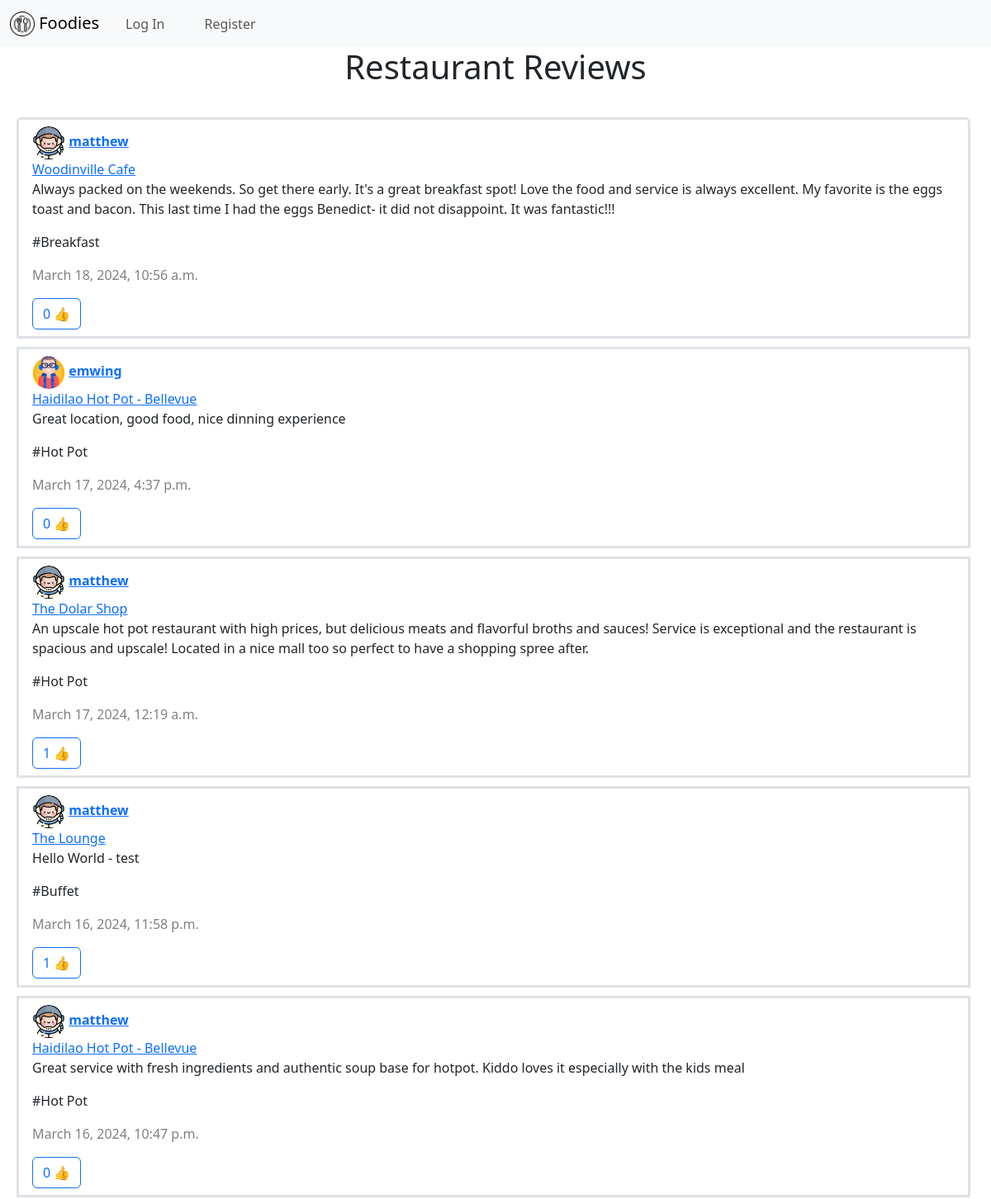
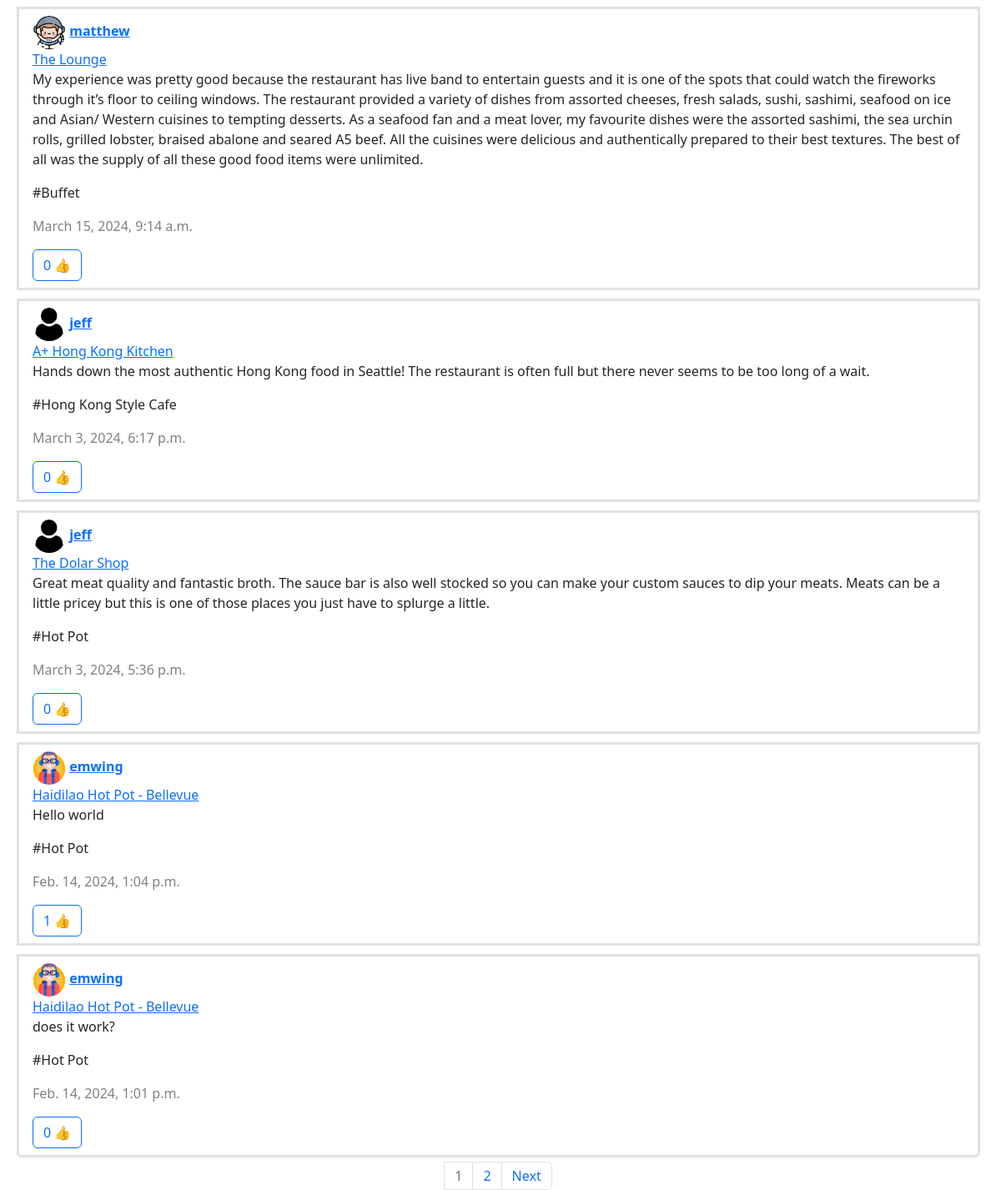
Before: / with the older database file (2 pictures, top to bottom).
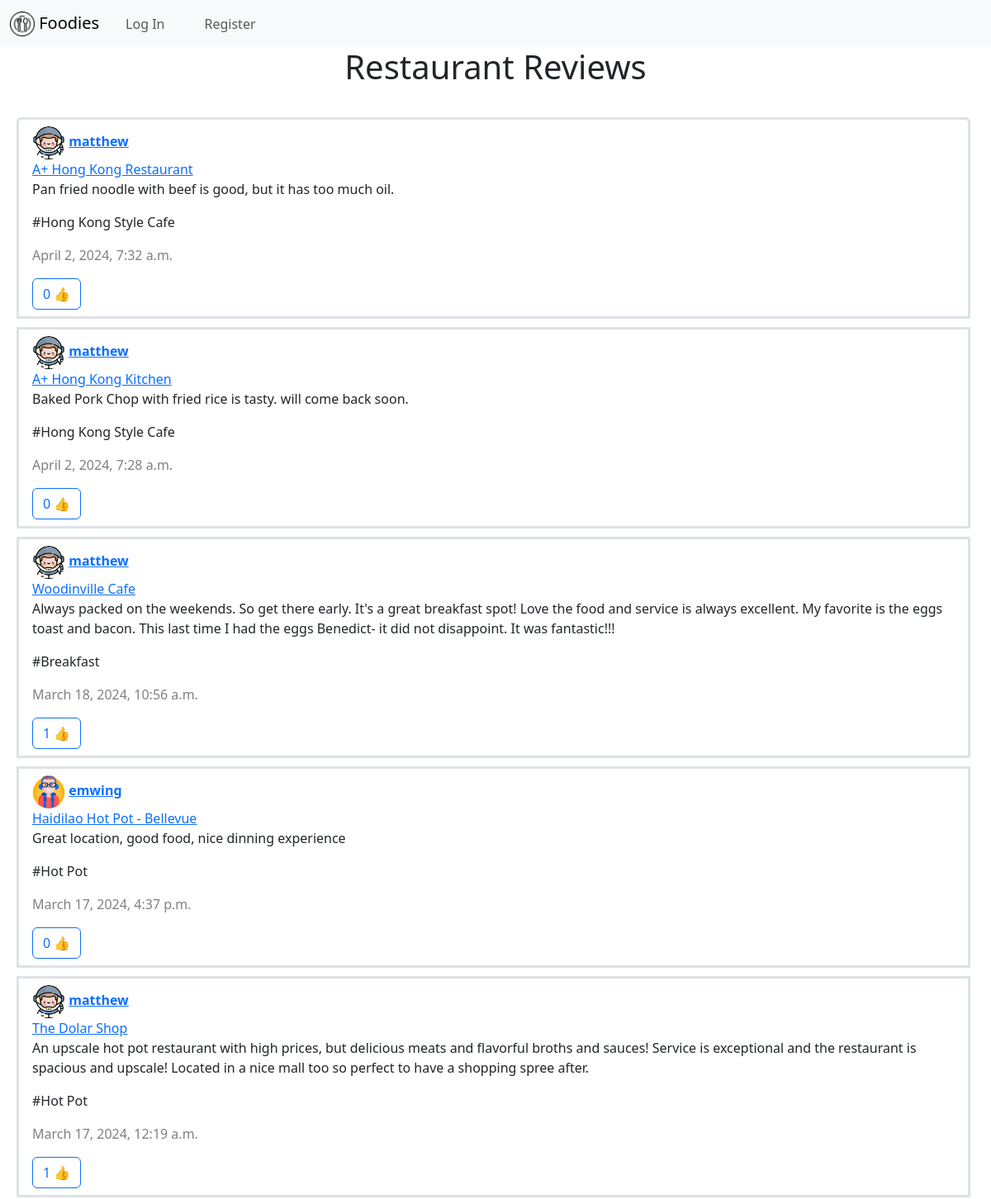
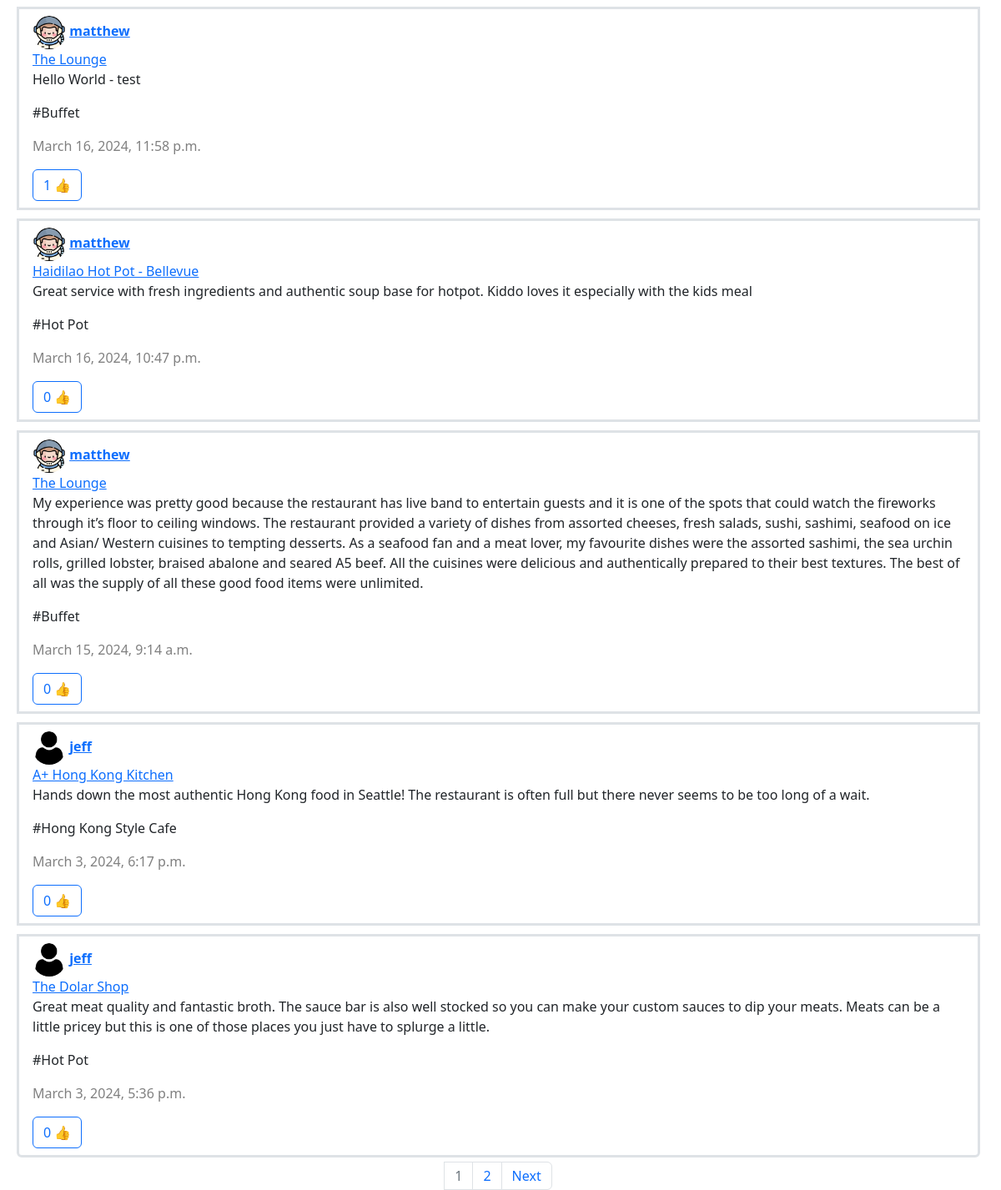
After: the same page with the newer database file (2 pictures, top to bottom).
### restaurant/models.py (models this page shows, shortened)
class Post(models.Model):
    user = models.ForeignKey(User, on_delete=models.CASCADE, related_name="user")
    restaurant = models.ForeignKey(Restaurant, on_delete=models.CASCADE, related_name="restaurant")
    content = models.CharField(max_length=1000)
    timestamp = models.DateTimeField(auto_now_add=True)
    like = models.ManyToManyField(User, blank=True, related_name="likes")

class User(AbstractUser):
    pass

class Profile(models.Model):
    user = models.OneToOneField(User, primary_key=True, on_delete=models.CASCADE)
    name = models.CharField(max_length=200, null=True)
    phone = models.CharField(max_length=200, null=True, blank=True)
    profile_pic = models.ImageField(default="profile.png")
    date_created = models.DateTimeField(auto_now_add=True, null=True)

class Restaurant(models.Model):
    category = models.ForeignKey(Category, on_delete=models.CASCADE, blank=True, null=True, related_name="category")
    name = models.CharField(max_length=200, blank=False)
    address = models.CharField(max_length=200, blank=False)
    owner = models.ForeignKey(User, on_delete=models.CASCADE, blank=True, null=True, related_name="owner")

class Category(models.Model):
    categoryType = models.CharField(max_length=64)

### restaurant/views.py (the view)
# urls.py: path("", views.index, name="index"),
def index(request):
    posts = Post.objects.all().order_by("-id")
    p = Paginator(posts, 10)
    page_number = request.GET.get('page')
    if page_number == None:
        current_page = 1
    else:
        current_page = int(page_number)
    try:
        page_obj = p.get_page(page_number)
    except PageNotAnInteger:
        page_obj = p.page(1)
    except EmptyPage:
        page_obj = p.page(p.num_pages)
    return render(request, "restaurant/index.html", {
        "page_obj": page_obj,
        "current_page": current_page,
    })

### restaurant/templates/restaurant/index.html (shortened to what this page needs)
{% extends "restaurant/layout.html" %}
{% load static %}
{% block body %}
    <h1>Restaurant Reviews</h1>
    <br/>
    <div id="posts-detail-view">
        <ul class="list-group">
            {% for post in page_obj.object_list %}
                <li class="list-group-item border-3" data-id="{{ post.id }}">
                    <img class"profile-pic" id="profile-pic" src="{{ post.user.profile.profile_pic.url }}"/>
                    <a href="{% url 'profile' post.user.id %}"><strong> {{ post.user.profile.name }}</strong></a>
                    <br>
                    <a href="{% url 'restaurantProfile' post.restaurant.id %}"> {{post.restaurant.name }}</a>
                    <p id="post-text"> {{ post.content }} </p>
                    <p id="category"> #{{ post.restaurant.category.categoryType }}</p>
                    <p id="post-timestamp"> {{ post.timestamp }} </p>
                    {% if user in post.like.all %}
                        <button type="button" class="btn btn-outline-danger" id="like"> <span id="number"> {{ post.like.all.count }} </span> &#128077;</button>
                    {% else %}
                        <button type="button" class="btn btn-outline-primary" id="like"> <span id="number"> {{ post.like.all.count }} </span> &#128077;</button>
                    {% endif %}
                </li>
            {% endfor %}
        </ul>
    </div>
    <nav aria-label="Page navigation">
        <ul class="pagination d-flex justify-content-center">
            {% for page_number in page_obj.paginator.page_range %}
                {% if current_page == page_number %}
                    <li class="page-item disabled">
                        <a class="page-link" tabindex="-1" aria-disabled="true" href="?page={{page_number}}">{{page_number}}</a>
                    </li>
                {% else %}
                    <li class="page-item">
                        <a class="page-link" href="?page={{page_number}}">{{page_number}}</a>
                    </li>
                {% endif %}
            {% endfor %}
            <li class="page-item">
                {% if page_obj.has_next %}
                    <a class="page-link" href="?page={{page_obj.next_page_number}}">Next</a>
                {% endif %}
            </li>
        </ul>
    </nav>
{% endblock %}

Changed rows visible on the page:
no longer on this page (row unchanged): Post: user.profile.profile_pic (picture), user.profile.name "emwing", restaurant.name "Haidilao Hot Pot - Bellevue", content "Hello world", restaurant.category.categoryType "Hot Pot", timestamp "Feb. 14, 2024, 1:04 p.m.", like.all.count "1"
no longer on this page (row unchanged): Post: user.profile.profile_pic (picture), user.profile.name "emwing", restaurant.name "Haidilao Hot Pot - Bellevue", content "does it work?", restaurant.category.categoryType "Hot Pot", timestamp "Feb. 14, 2024, 1:01 p.m.", like.all.count "0"
added Post: user.profile.profile_pic (picture), user.profile.name "matthew", restaurant.name "A+ Hong Kong Restaurant", content "Pan fried noodle with beef is good, but it has too much oil.", restaurant.category.categoryType "Hong Kong Style Cafe", timestamp "April 2, 2024, 7:32 a.m.", like.all.count "0"
added Post: user.profile.profile_pic (picture), user.profile.name "matthew", restaurant.name "A+ Hong Kong Kitchen", content "Baked Pork Chop with fried rice is tasty. will come back soon.", restaurant.category.categoryType "Hong Kong Style Cafe", timestamp "April 2, 2024, 7:28 a.m.", like.all.count "0"
changed Post "March 18, 2024, 10:56 a.m.": like.all.count "0" → "1"
